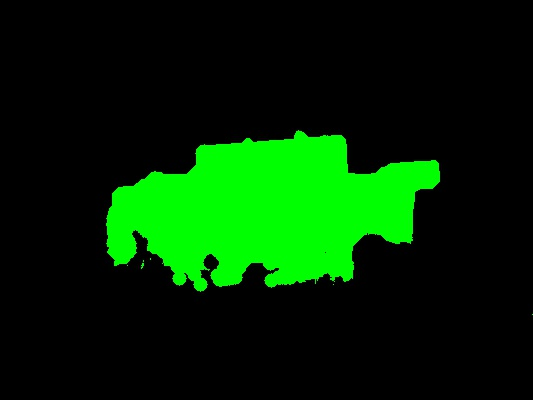
#> input picture data/annotation/0.JPG, 533 x 400 px
$ python crf.py data/annotation data/annotation out
#> lines starting #> are read from the running program, lines starting #| are printed output that depends on the picture; after the words box and inside, x2 and y2 are one past the last pixel; in counts of white or black regions, pixels touching at a corner belong together
### utils.py
import argparse
from os import path as osp

import cv2
import numpy as np


def linear_combine(x, y, alpha):
    return x * alpha + y * (1 - alpha)


def bool_str(s):
    s = s.lower()
    return s == 'yes' or s == 'y' or s == 'ok' or s == 'true' or s == '1'


def load_image(img_path, max_height, max_width):
#> called with img_path = 'data/annotation/0.JPG', max_height = 400, max_width = 600
    img = cv2.imread(img_path)
#> img is the input picture: shape (400, 533, 3); mean B, G, R 0.6, 40.7, 0.4
    h, w, _ = img.shape
#> h = 400; w = 533
    scale = min(max_height / h, max_width / w)
#> scale = 1
    if scale < 1:
        img = cv2.resize(img, dsize=(0, 0), fx=scale,
                         fy=scale, interpolation=cv2.INTER_CUBIC)

    return img


class CustomFormatter(argparse.ArgumentDefaultsHelpFormatter,
                      argparse.RawDescriptionHelpFormatter,
                      argparse.MetavarTypeHelpFormatter):
    pass


COLOR_BG = (0, 0, 0)
COLOR_FG = (0, 255, 0)


def load_mask(mask_path, img_shape, use_prev_mask=True):
    m = np.zeros(img_shape[:2], 'uint8')
    m[:] = cv2.GC_PR_BGD
    if use_prev_mask and osp.exists(mask_path):
        mask_restored = color2mask(cv2.imread(mask_path))
        if mask_restored.shape[:2] == img_shape[:2]:
            m = mask_restored

    return m


# [6 lines left out: function mask2color, not called in this run]


def color2mask(color):
    m = np.zeros(color.shape[:2], np.uint8)
#> m: shape (400, 533); every value is 0
    # in case image color changed
    m[np.abs((color - COLOR_FG).sum(axis=2)) < 150] = 1
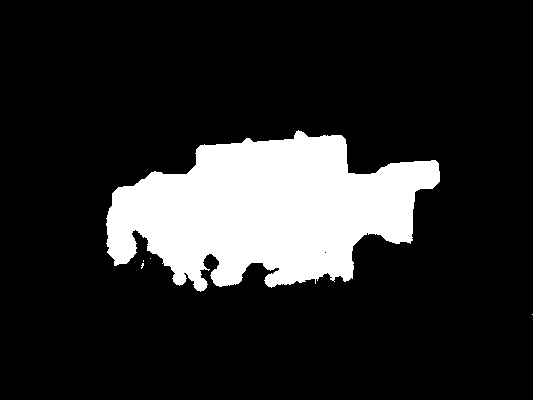
#> m: shape (400, 533); values 0 (black) and 1 (white), 15.9% white; 5 white regions (4 under 20 px), largest, box (x1, y1, x2, y2) and area: (106, 130, 440, 292) 33964
    return m

### crf.py
"""
Adapted from the inference.py to demonstate the usage of the util functions.
"""

import sys
import numpy as np
import os
import pydensecrf.densecrf as dcrf

from cv2 import imread, imwrite

from utils import load_image, load_mask, mask2color
from pydensecrf.utils import unary_from_labels, create_pairwise_bilateral, create_pairwise_gaussian

if len(sys.argv) != 4:
    print("Usage: python {} IMAGE_DIR ANNO_DIR OUTPUT_DIR".format(sys.argv[0]))
    print("")
    print("IMAGE and ANNO are inputs and OUTPUT is where the result should be written.")
    sys.exit(1)


img_dir = sys.argv[1]
anno_dir = sys.argv[2]
output_dir = sys.argv[3]

for f in os.listdir(img_dir):
    if not ('.png' in f.lower() or '.jpg' in f.lower()):
        continue

    print('processing {}'.format(f))

    fn_im = os.path.join(img_dir, f)
    fn_anno = os.path.join(anno_dir, f)
    fn_output = os.path.join(output_dir, f)

    # Read images and annotation
    img = load_image(fn_im, 400, 600)
    mask = load_mask(fn_anno, img.shape)

    assert img.shape[:2] == mask.shape

    labels = mask.flatten()
    n_labels = 2

    # Setup the CRF model
#> (the run stopped early here; a loop or call above may not have finished)

$ run again, on data/annotation/10.JPG
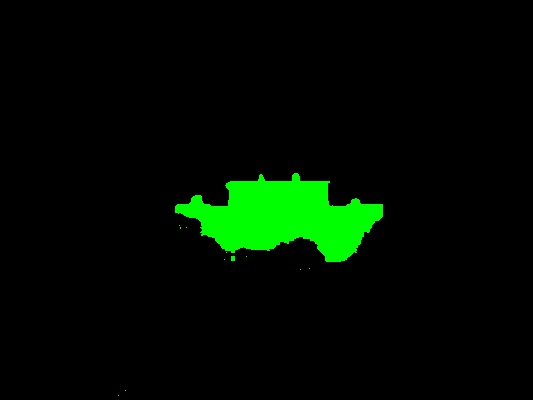
#> input picture data/annotation/10.JPG, 533 x 400 px
#> in load_image, img is the input picture: shape (400, 533, 3); mean B, G, R 0.3, 12.4, 0.2
#> in color2mask, `m[np.abs((color - COLOR_FG).sum(axis=2)) < 150] = 1`:
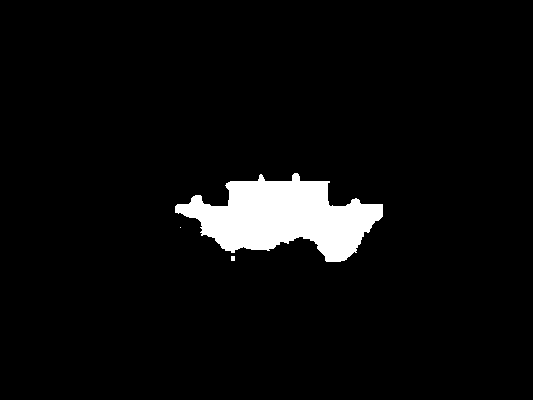
#> m: shape (400, 533); values 0 (black) and 1 (white), 4.9% white; 3 white regions (1 under 20 px), largest, box (x1, y1, x2, y2) and area: (175, 173, 383, 262) 10350, (231, 256, 235, 261) 20
